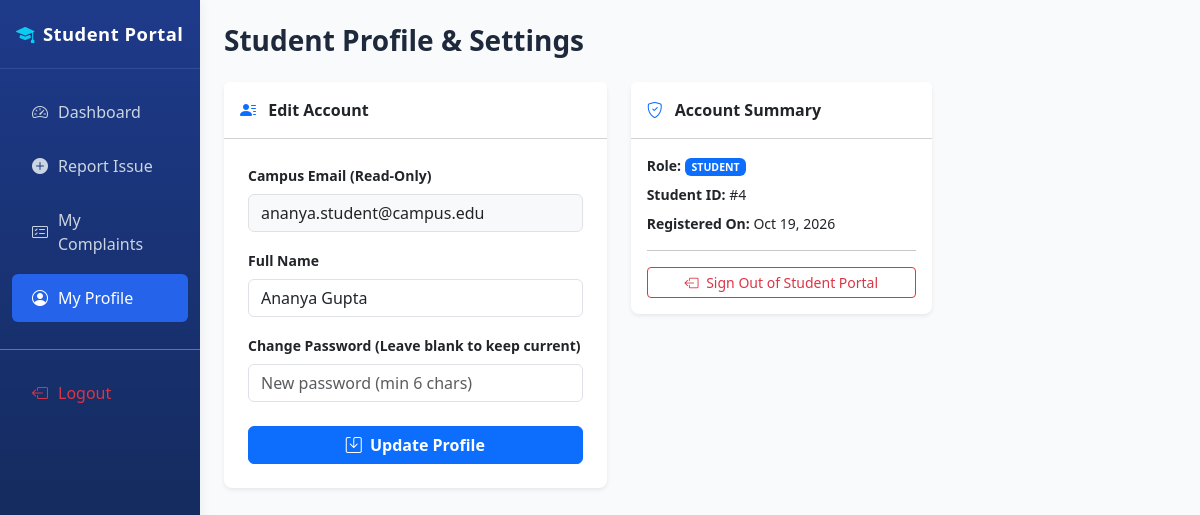
/student-portal/profile.php (signed in), run on the app's committed database.
### tables this page shows
CREATE TABLE `users` (
  `id` int(10) UNSIGNED NOT NULL,
  `name` varchar(100) NOT NULL,
  `email` varchar(120) NOT NULL,
  `password_hash` varchar(255) NOT NULL,
  `role` enum('student','admin','technician') NOT NULL DEFAULT 'student',
  `created_at` timestamp NOT NULL DEFAULT current_timestamp()
);

### student-portal/profile.php (the view, shortened to what this page needs)
<?php
$pdo = Database::getConnection();
$studentId = (int)$_SESSION['student']['id'];
$stmt = $pdo->prepare("SELECT id, name, email, role, created_at FROM users WHERE id = ?");
$stmt->execute([$studentId]);
$user = $stmt->fetch();
?>
<!DOCTYPE html>
<html lang="en">
<head>
    <link href="https://cdn.jsdelivr.net/npm/bootstrap@5.3.0/dist/css/bootstrap.min.css" rel="stylesheet">
    <link rel="stylesheet" href="https://cdn.jsdelivr.net/npm/bootstrap-icons@1.11.0/font/bootstrap-icons.css">
    <link rel="stylesheet" href="css/style.css">
</head>
<body>
<div class="container-fluid">
    <div class="row">
        <nav class="col-md-3 col-lg-2 d-md-block sidebar p-0">
            <div class="brand-title text-center text-md-start px-3">
                <i class="bi bi-mortarboard-fill text-info me-2"></i>Student Portal
            </div>
            <div class="pt-3">
                <ul class="nav flex-column">
                    <li class="nav-item"><a class="nav-link" href="dashboard.php"><i class="bi bi-speedometer2"></i> Dashboard</a></li>
                    <li class="nav-item"><a class="nav-link" href="new_complaint.php"><i class="bi bi-plus-circle-fill"></i> Report Issue</a></li>
                    <li class="nav-item"><a class="nav-link" href="my_complaints.php"><i class="bi bi-card-checklist"></i> My Complaints</a></li>
                    <li class="nav-item"><a class="nav-link active" href="profile.php"><i class="bi bi-person-circle"></i> My Profile</a></li>
                    <li class="nav-item mt-4 border-top border-secondary pt-3"><a class="nav-link text-danger" href="logout.php"><i class="bi bi-box-arrow-left"></i> Logout</a></li>
                </ul>
            </div>
        </nav>
        <main class="col-md-9 ms-sm-auto col-lg-10 px-md-4 py-4">
            <h1 class="h3 fw-bold mb-4">Student Profile &amp; Settings</h1>
            <div class="row g-4">
                <div class="col-md-6 col-lg-5">
                    <div class="card shadow-sm border-0 rounded-3">
                        <div class="card-header bg-white py-3 fw-bold">
                            <i class="bi bi-person-lines-fill text-primary me-2"></i> Edit Account
                        </div>
                        <div class="card-body p-4">
                            <form method="POST" action="">
                                <div class="mb-3">
                                    <label class="form-label small fw-semibold">Campus Email (Read-Only)</label>
                                    <input type="email" class="form-control bg-light" value="<?= htmlspecialchars($user['email']) ?>" readonly>
                                </div>
                                <div class="mb-3">
                                    <label class="form-label small fw-semibold">Full Name</label>
                                    <input type="text" name="name" class="form-control" value="<?= htmlspecialchars($user['name']) ?>" required>
                                </div>
                                <div class="mb-4">
                                    <label class="form-label small fw-semibold">Change Password (Leave blank to keep current)</label>
                                    <input type="password" name="new_password" class="form-control" placeholder="New password (min 6 chars)">
                                </div>
                                <button type="submit" class="btn btn-primary w-100 fw-semibold">
                                    <i class="bi bi-save me-1"></i> Update Profile
                                </button>
                            </form>
                        </div>
                    </div>
                </div>
                <div class="col-md-6 col-lg-4">
                    <div class="card shadow-sm border-0 rounded-3">
                        <div class="card-header bg-white py-3 fw-bold">
                            <i class="bi bi-shield-check text-primary me-2"></i> Account Summary
                        </div>
                        <div class="card-body small">
                            <div class="mb-2"><strong>Role:</strong> <span class="badge bg-primary">STUDENT</span></div>
                            <div class="mb-2"><strong>Student ID:</strong> #<?= (int)$user['id'] ?></div>
                            <div class="mb-2"><strong>Registered On:</strong> <?= date('M d, Y', strtotime($user['created_at'])) ?></div>
                            <hr>
                            <a href="logout.php" class="btn btn-outline-danger btn-sm w-100">
                                <i class="bi bi-box-arrow-left me-1"></i> Sign Out of Student Portal
                            </a>
                        </div>
                    </div>
                </div>
            </div>
        </main>
    </div>
</div>
</body>
</html>

### student-portal/css/style.css (style rules this page uses)
:root { --primary-navy: #0f2347; --primary-navy-dark: #0a1832; --secondary-blue: #2563eb; --accent-blue: #3b82f6; --bg-light: #f8fafc; --card-bg: #ffffff; --text-primary: #1e293b; --text-muted: #64748b; --border-color: #e2e8f0; --status-open: #d97706; --status-open-bg: #fef3c7; --status-assigned: #2563eb; --status-assigned-bg: #dbeafe; --status-inprogress: #7c3aed; --status-inprogress-bg: #ede9fe; --status-resolved: #059669; --status-resolved-bg: #d1fae5; --status-closed: #475569; --status-closed-bg: #f1f5f9; }
body { font-family: 'Segoe UI', system-ui, -apple-system, sans-serif; background-color: var(--bg-light); color: var(--text-primary); min-height: 100vh; }
.sidebar { background: linear-gradient(180deg, #1e3a8a 0%, #0f2347 100%); min-height: 100vh; box-shadow: 2px 0 10px rgba(0, 0, 0, 0.05); }
.sidebar .brand-title { color: #ffffff; font-weight: 700; font-size: 1.15rem; letter-spacing: 0.5px; padding: 1.25rem 1rem; border-bottom: 1px solid rgba(255, 255, 255, 0.1); }
.sidebar .nav-link { color: #cbd5e1; font-weight: 500; padding: 0.75rem 1.25rem; border-radius: 6px; margin: 3px 12px; transition: all 0.2s ease-in-out; display: flex; align-items: center; gap: 10px; }
.sidebar .nav-link:hover, .sidebar .nav-link.active { color: #ffffff; background-color: rgba(255, 255, 255, 0.12); }
.sidebar .nav-link.active { background-color: var(--secondary-blue); }

### data on the page
users: email "ananya.student@campus.edu", name "Ananya Gupta", id "4", created_at "Oct 19, 2026"
